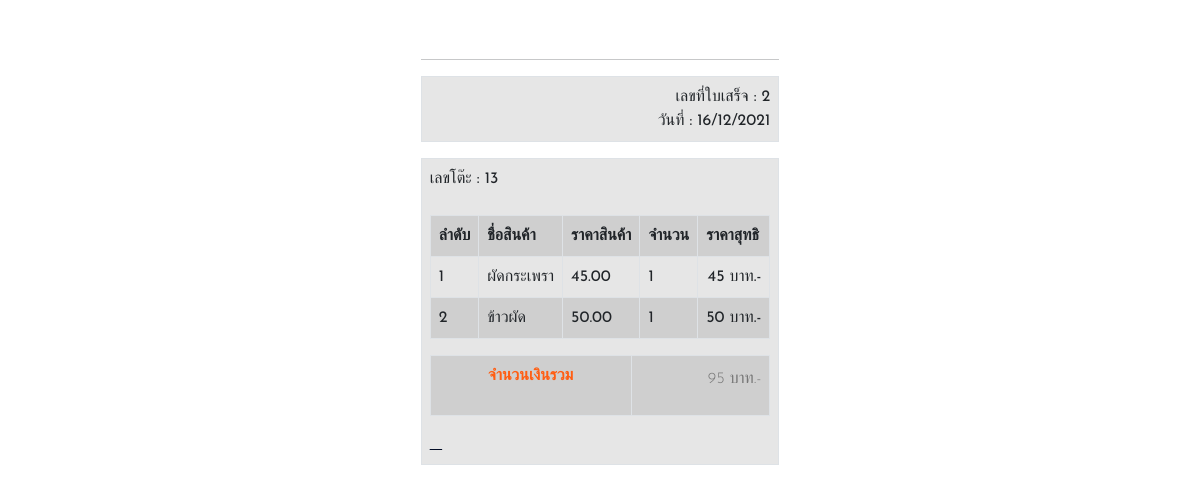
Page /dbadmin/dashboard/view/orderbill?order_id=2 (signed in) on the committed database.
### tables this page shows
CREATE TABLE `order_details` (
  `id` int(11) NOT NULL,
  `order_detail_quantity` tinyint(4) NOT NULL,
  `order_detail_price` decimal(10,2) NOT NULL,
  `product_id` int(11) NOT NULL,
  `order_id` int(11) NOT NULL,
  `status_process_id` int(2) NOT NULL
);

CREATE TABLE `orders` (
  `id` int(11) NOT NULL,
  `order_date` datetime NOT NULL,
  `cust_id` varchar(100) NOT NULL,
  `status_id` int(2) NOT NULL,
  `report_id` varchar(25) NOT NULL
);

CREATE TABLE `products` (
  `id` int(11) NOT NULL,
  `product_code` varchar(60) NOT NULL,
  `product_name` varchar(60) NOT NULL,
  `product_desc` tinytext NOT NULL,
  `product_img_name` varchar(60) NOT NULL,
  `product_price` decimal(10,2) NOT NULL,
  `qty` int(255) NOT NULL,
  `catId` varchar(25) NOT NULL,
  `dateadd` timestamp NOT NULL DEFAULT current_timestamp() ON UPDATE current_timestamp(),
  `status_id` int(2) NOT NULL
);

### config/functions.php (called while the page is built, shortened)
<?php
    class DB_con {
        function __construct() {
            $conn = mysqli_connect(DB_SERVER, DB_USER, DB_PASS, DB_NAME);
            $this->dbcon = $conn;
        }
        public function fetchorder_detail($order_id) {
            $result = mysqli_query($this->dbcon, "SELECT cust_id,product_name,order_detail_price,order_detail_quantity ,order_id   FROM order_details,products,orders,status_cash
            WHERE  status_cash.status_id=orders.status_id and order_details.order_id=orders.id and products.id=order_details.product_id and order_id = '$order_id'");
            return $result;
        }
}
?>

### dbadmin/dashboard/view/orderbill.php (the view, shortened to what this page needs)
<?php
    include_once('../../../config/functions.php');
    $order_id = $_GET['order_id'];
      $updateuser = new DB_con();
      $sql = $updateuser->fetchorder_detail($order_id);
      $row = mysqli_fetch_array($sql);
    $role = $_SESSION['role_id'];
    if ($role!=1) {
      echo "<script>window.location.href='/therestaurant/index'</script>";
    } else {
?>
<!DOCTYPE html>
<html lang="en">
<head>
  <link href="assets/vendor/bootstrap/css/bootstrap.min.css" rel="stylesheet">
  <link href="assets/vendor/icofont/icofont.min.css" rel="stylesheet">
  <link href="assets/vendor/boxicons/css/boxicons.min.css" rel="stylesheet">
  <link href="assets/vendor/venobox/venobox.css" rel="stylesheet">
  <link href="assets/vendor/owl.carousel/assets/owl.carousel.min.css" rel="stylesheet">
  <link href="assets/vendor/aos/aos.css" rel="stylesheet">
  <link rel="stylesheet" href="https://stackpath.bootstrapcdn.com/bootstrap/5.0.0-alpha1/css/bootstrap.min.css">
  <link href="assets/css/style.css" rel="stylesheet">
</head>
<body>
  <section  class="d-flex flex-column justify-content-center align-items-center">
  <div class="hero-container" data-aos="fade-in">
  <div class="container">
 <h1><img src="assets/img/head.png" class="img-fluid" alt=""></h1>
 <hr>
 <table class="table table-striped table-bordered">
 <td style="text-align:right">
 เลขที่ใบเสร็จ : <?php echo $row['order_id']; ?><br>
 วันที่ : <?php echo date("d/m/Y"); ?><br></td></table>
 <table class="table table-striped table-bordered">
 <td>
 เลขโต๊ะ : <?php echo $row['cust_id']; ?><br>
<table class="table table-striped table-bordered">
<tr><br>
<th>ลำดับ</th>
<th>ชื่อสินค้า</th>
<th>ราคาสินค้า</th>
<th>จำนวน</th>
<th>ราคาสุทธิ</th>
    </tr>
    <?php
        $i = 0;
      $total=0;
      $order_id = $_GET['order_id'];
      $updateuser = new DB_con();
      $sql = $updateuser->fetchorder_detail($order_id);
      while($row = mysqli_fetch_array($sql)) {$i++;
      $sumqty= $row['order_detail_quantity']*$row['order_detail_price'];
      $total+= $sumqty; ?>
<tr class = "  ">
<td><?=$i;?></td>
<td><?php echo $row['product_name']; ?></td>
<td><?php echo $row['order_detail_price']; ?></td>
<td><?php echo $row['order_detail_quantity']; ?></td>
      <td align = 'right'><?php echo number_format( $sumqty)." บาท.-"; ?></td>
      <?php } ?></tr></table>
    <table class="table table-striped table-bordered">
    <tr class = ""><td colspan="3" align = 'right'><b><center>จำนวนเงินรวม</center></b></td>
               <td><p align = "right"><?php echo number_format( $total).' บาท.-'; ?></p></td>
    </tr>
    </table>
</div>
</body>
  <a href="#" class="back-to-top"><i class="icofont-simple-up"></i></a>
</body>
<?php }?>
</html>

### rows in the picture
order_details: order "2", product.product_name "ผัดกระเพรา", order_detail_price "45.00", order_detail_quantity "1", sumqty "45"
orders: cust "13"
order_details: product.product_name "ข้าวผัด", order_detail_price "50.00", order_detail_quantity "1", sumqty "50"

### other values in the picture
$total "95"
